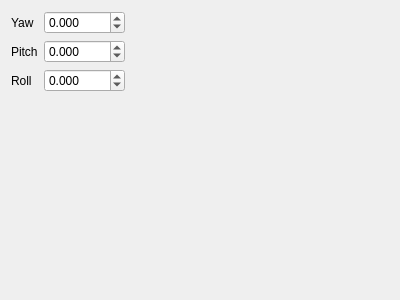
<?xml version="1.0" encoding="UTF-8"?>
<ui version="4.0">
 <class>CPoseDirection</class>
 <widget class="QWidget" name="CPoseDirection">
  <property name="geometry">
   <rect>
    <x>0</x>
    <y>0</y>
    <width>400</width>
    <height>300</height>
   </rect>
  </property>
  <property name="windowTitle">
   <string>Form</string>
  </property>
  <layout class="QGridLayout" name="gridLayout">
   <item row="0" column="0">
    <widget class="QLabel" name="label">
     <property name="text">
      <string>Yaw</string>
     </property>
    </widget>
   </item>
   <item row="0" column="1">
    <widget class="QDoubleSpinBox" name="yaw">
     <property name="decimals">
      <number>3</number>
     </property>
     <property name="minimum">
      <double>-9999.000000000000000</double>
     </property>
     <property name="maximum">
      <double>9999.989999999999782</double>
     </property>
    </widget>
   </item>
   <item row="0" column="2">
    <spacer name="horizontalSpacer">
     <property name="orientation">
      <enum>Qt::Horizontal</enum>
     </property>
     <property name="sizeHint" stdset="0">
      <size>
       <width>244</width>
       <height>20</height>
      </size>
     </property>
    </spacer>
   </item>
   <item row="1" column="0">
    <widget class="QLabel" name="label_2">
     <property name="text">
      <string>Pitch</string>
     </property>
    </widget>
   </item>
   <item row="1" column="1">
    <widget class="QDoubleSpinBox" name="pitch">
     <property name="decimals">
      <number>3</number>
     </property>
     <property name="minimum">
      <double>-9999.000000000000000</double>
     </property>
     <property name="maximum">
      <double>9999.000000000000000</double>
     </property>
    </widget>
   </item>
   <item row="1" column="2">
    <spacer name="horizontalSpacer_2">
     <property name="orientation">
      <enum>Qt::Horizontal</enum>
     </property>
     <property name="sizeHint" stdset="0">
      <size>
       <width>244</width>
       <height>20</height>
      </size>
     </property>
    </spacer>
   </item>
   <item row="2" column="0">
    <widget class="QLabel" name="label_3">
     <property name="text">
      <string>Roll</string>
     </property>
    </widget>
   </item>
   <item row="2" column="1">
    <widget class="QDoubleSpinBox" name="roll">
     <property name="decimals">
      <number>3</number>
     </property>
     <property name="minimum">
      <double>-9999.000000000000000</double>
     </property>
     <property name="maximum">
      <double>9999.000000000000000</double>
     </property>
    </widget>
   </item>
   <item row="2" column="2">
    <spacer name="horizontalSpacer_3">
     <property name="orientation">
      <enum>Qt::Horizontal</enum>
     </property>
     <property name="sizeHint" stdset="0">
      <size>
       <width>244</width>
       <height>20</height>
      </size>
     </property>
    </spacer>
   </item>
   <item row="3" column="0">
    <spacer name="verticalSpacer">
     <property name="orientation">
      <enum>Qt::Vertical</enum>
     </property>
     <property name="sizeHint" stdset="0">
      <size>
       <width>20</width>
       <height>40</height>
      </size>
     </property>
    </spacer>
   </item>
  </layout>
 </widget>
 <resources/>
 <connections/>
</ui>
